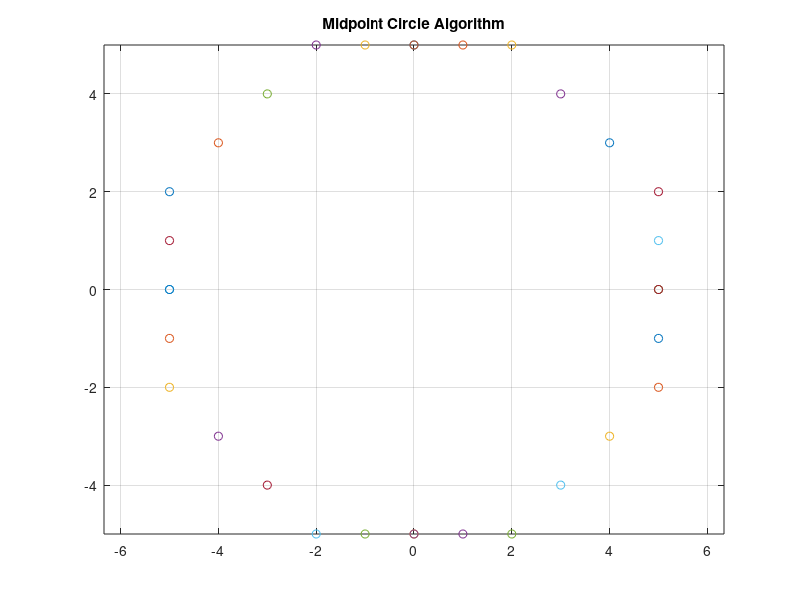

MATLAB code for this plot:
clc; clear; close all;

r = 5;
xc = 0; yc = 0;

x = 0;
y = r;
p = 1 - r;

while x <= y
    plot(xc+x, yc+y,'o'); hold on;
    plot(xc-x, yc+y,'o');
    plot(xc+x, yc-y,'o');
    plot(xc-x, yc-y,'o');
    plot(xc+y, yc+x,'o');
    plot(xc-y, yc+x,'o');
    plot(xc+y, yc-x,'o');
    plot(xc-y, yc-x,'o');
    
    x = x + 1;
    if p < 0
        p = p + 2*x + 1;
    else
        y = y - 1;
        p = p + 2*(x - y) + 1;
    end
end

axis equal; grid on;
title('Midpoint Circle Algorithm');
